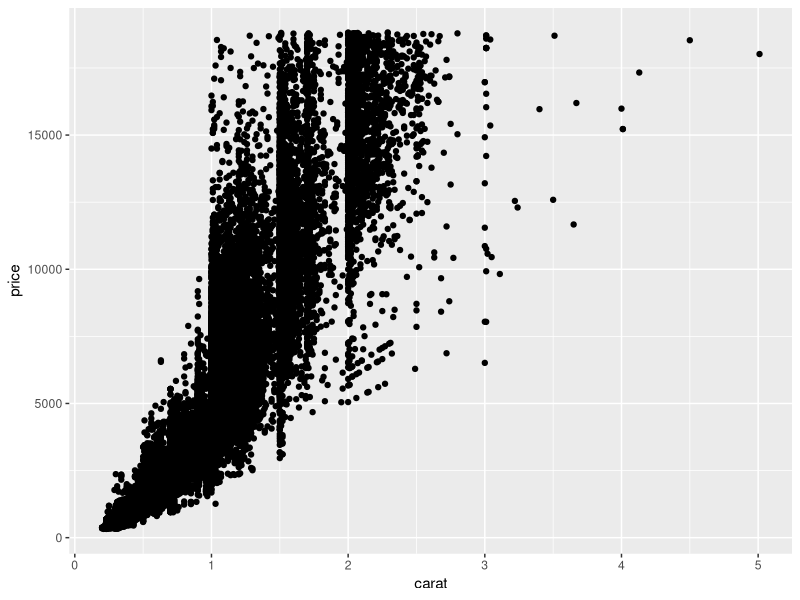
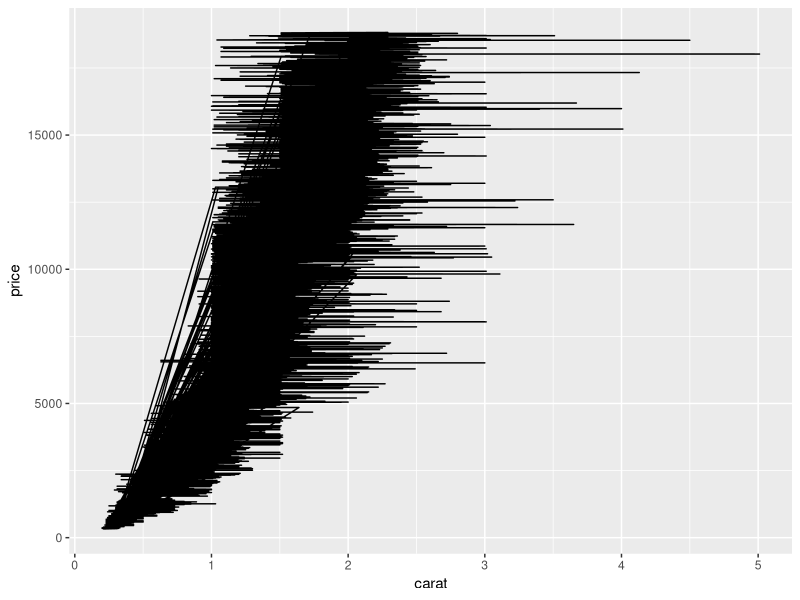

These charts were generated, in order, by the following R code:
## ---- chunk 1
knitr::opts_chunk$set(echo = TRUE)
library(tidyverse)
## ---- chunk 2
### In this code chunk, start with the diamonds dataset (built in to
### ggplot2 package) and create a plot of price vs. carat (or some other
### variables of your choice)
ggplot(diamonds,aes(x=carat,y=price))+
         geom_point()

## ---- chunk 3
### In this code chunk, start with the diamonds dataset (built in to
### ggplot2 package) and create a subset based on filtering, e.g., 
### size greater than 1 carat or cut is "Ideal"

diamonds_subset <- diamonds %>%
  filter(carat > 1 | cut == 'Ideal')

### blahlb alhblah 

## ---- chunk 4
### Hey Nathan, here is my cool code
### Nathan is  writing stuff

ggplot(diamonds, aes(x = carat, y = price)) +
  geom_path()
## ---- chunk 5
### Both partners - delete this comment, then write some code here
### to plot, summarize, calculate something simple using the diamonds
### dataset.


